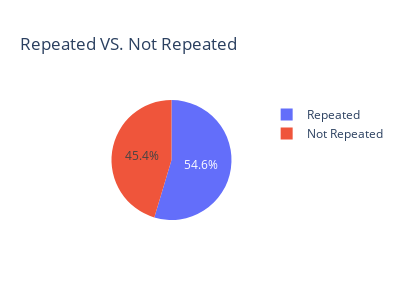

Notebook source saved alongside this figure:
### Code cell
rep = data[data.Repeater == 1].Repeater.count()
Nrep = data[data.Repeater == 0].Repeater.count()

fig = go.Figure(go.Pie(labels=['Repeated','Not Repeated'], values=[rep, Nrep]))
fig.update_layout(height=300, width=400, title_text='Repeated VS. Not Repeated')
fig.show()

### Figure 1 — Plotly figure (JSON) as saved in the notebook; plotly's stock layout.template omitted (floating-point values rounded to 4 significant figures)
{"data": [{"labels": ["Repeated", "Not Repeated"], "type": "pie", "values": [4971, 4129]}], "layout": {"height": 300, "title": {"text": "Repeated VS. Not Repeated"}, "width": 400}}
